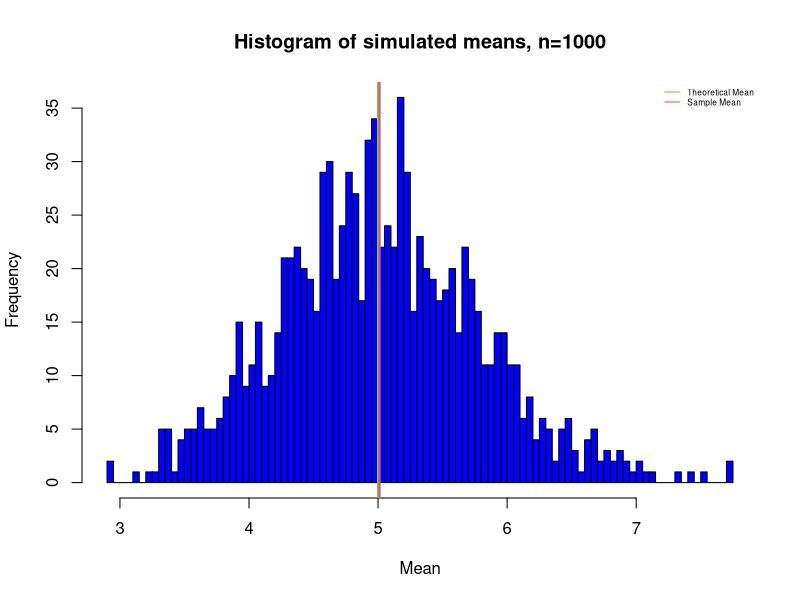
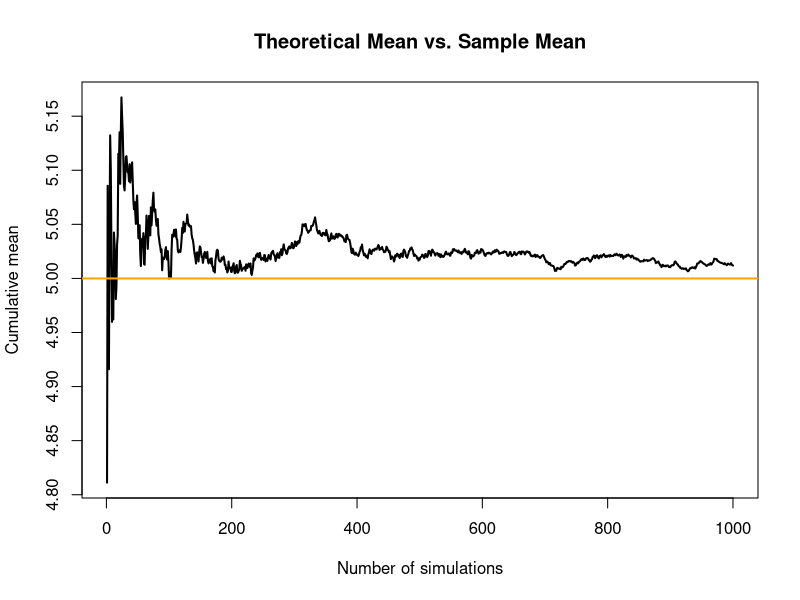
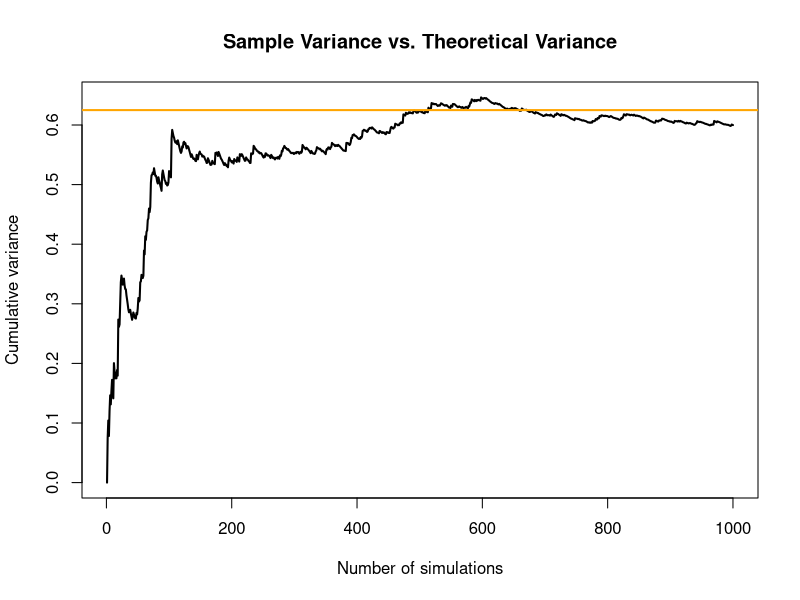
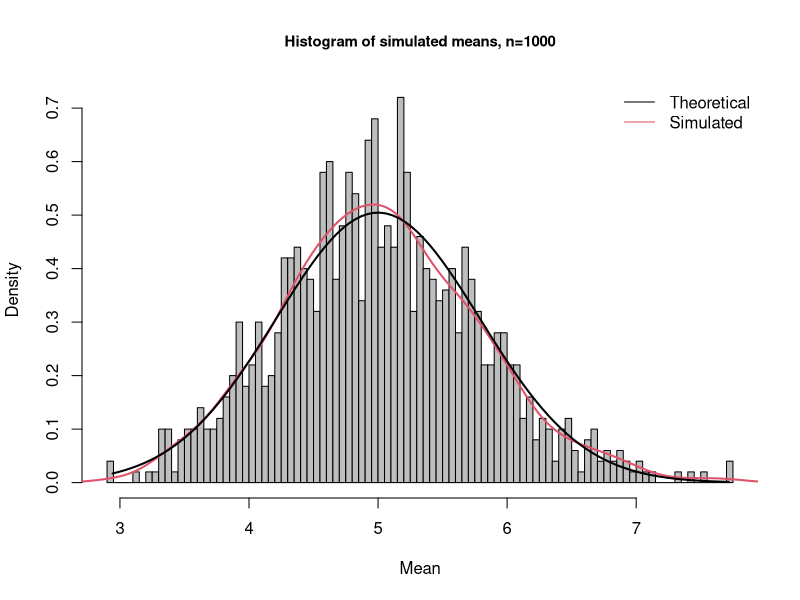
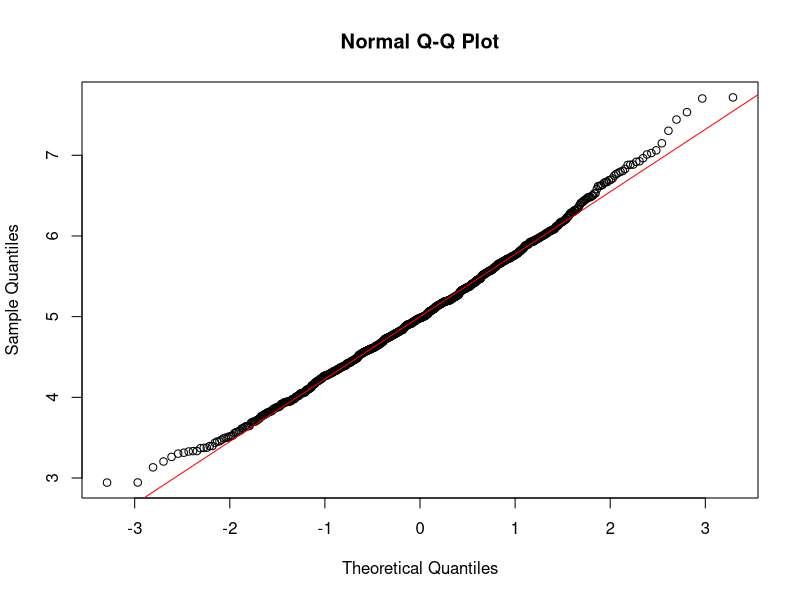
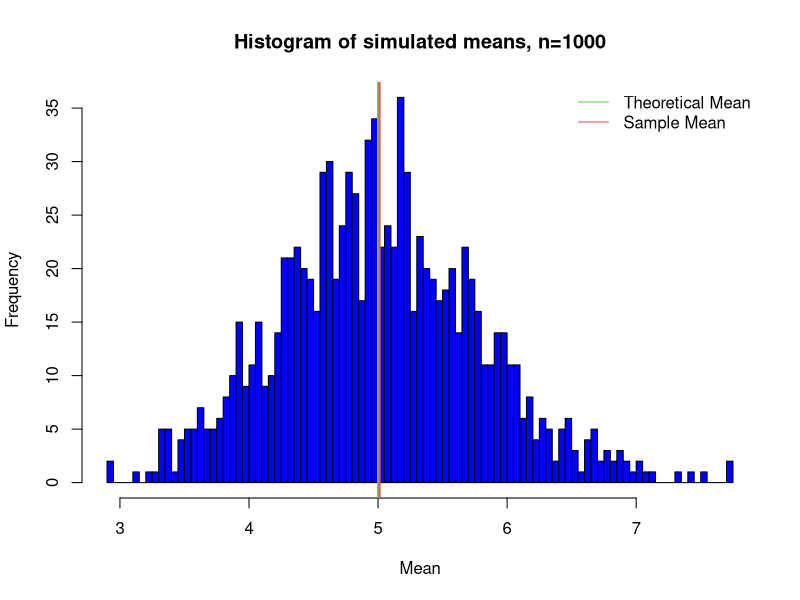
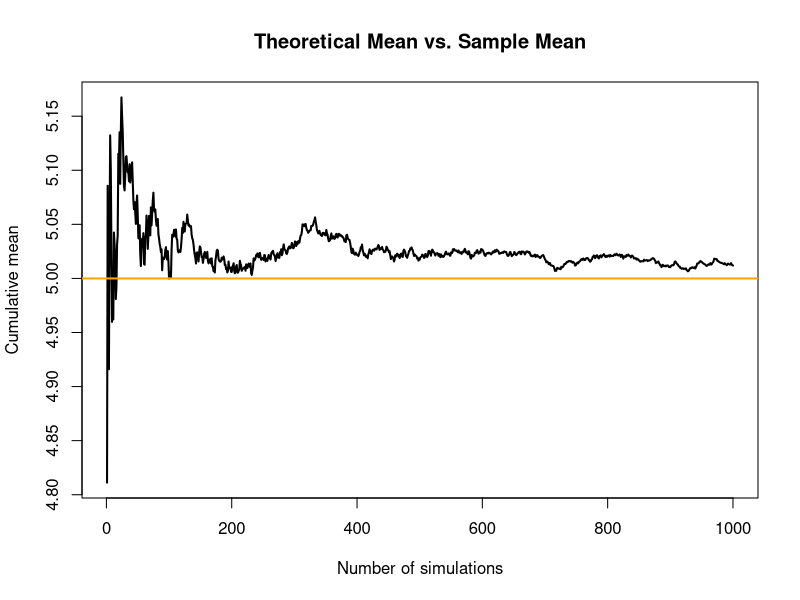
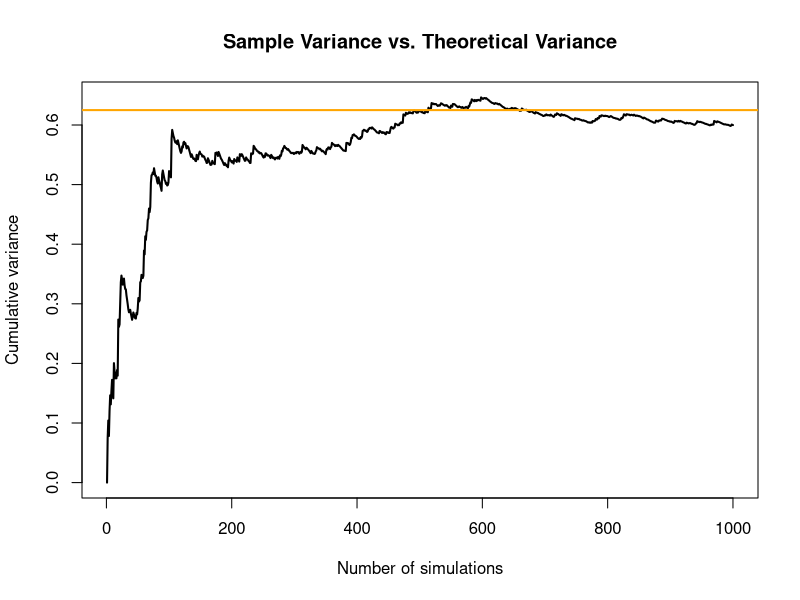

The R script that drew these images, in order:
## ---- chunk 1
nLambda <- 0.2
ntMean <- 1/nLambda
ntMean
## ---- chunk 2
n <- 40
nSims <- 1000
set.seed(123)
aMeans <- data.frame(Mean = sapply(1:nSims, function(x) {mean(rexp(n, nLambda))}))
nsMean <- mean(aMeans$Mean)
nsMean
## ---- chunk 3
hist(aMeans$Mean, col = "blue", xlab="Mean", main="Histogram of simulated means, n=1000", breaks = 100)
abline(v = ntMean, col= 3, lwd = 2)
abline(v = nsMean, col = 2, lwd = 2)
legend('topright', c("Theoretical Mean", "Sample Mean"), bty = "n", lty = c(1,1), col = c(col = 3, col = 2), cex=0.5)
## ---- chunk 4
ncsMeans <- cumsum(aMeans$Mean)/(1:nSims)
plot(ncsMeans, type="l", lwd=2,
     main = "Theoretical Mean vs. Sample Mean",
     xlab = "Number of simulations",
     ylab = "Cumulative mean")
abline(h=1/nLambda, col="orange", lwd=2)
## ---- chunk 5
ntVar <- ((1/nLambda)^2)/n
ntVar
## ---- chunk 6
nsVar <- var(aMeans$Mean)
nsVar
## ---- chunk 7
ncsMeans <- cumsum(aMeans$Mean)/(1:nSims)
ncsVars <- cumsum(aMeans$Mean^2)/(1:nSims)-ncsMeans^2
plot(ncsVars, type="l", lwd=2,
     main = "Sample Variance vs. Theoretical Variance",
     xlab = "Number of simulations",
     ylab = "Cumulative variance")
abline(h=(1/nLambda)^2/n, col="orange", lwd=2)
## ---- chunk 8
sCI <- nsMean + c(-1,1) * qnorm(0.975) * sqrt(nsVar / n)
sCI
## ---- chunk 9
hist(aMeans$Mean, col = "grey", xlab="Mean", ylab="Density", main="Histogram of simulated means, n=1000", breaks = 100, prob = TRUE, cex.main=0.9)
lines(density(aMeans$Mean), col = 2, lwd = 2)
x <- seq(min(aMeans$Mean), max(aMeans$Mean), length = 100)
y<- dnorm(x, mean = ntMean, sd = (1/nLambda/sqrt(n)))
lines(x, y, pch = 22, col = 1, lwd = 2)
legend('topright', c("Theoretical", "Simulated"), bty = "n", lty = c(1,1), col = c(col = 1, col = 2))
## ---- chunk 10
qqnorm(aMeans$Mean)
qqline(aMeans$Mean, col="red")
## ---- chunk 11
nLambda <- 0.2
n <- 40
nSims <- 1000

set.seed(123)
## ---- chunk 12
aMeans <- data.frame(Mean = sapply(1:nSims, function(x) {mean(rexp(n, nLambda))}))
## ---- chunk 13
#Theoretical mean
ntMean <- 1/nLambda

#Simulation mean
nsMean <- mean(aMeans$Mean)

#Histogram
hist(
    aMeans$Mean
    , col = "blue"
    , xlab="Mean"
    , main="Histogram of simulated means, n=1000"
    , breaks = 100
)
abline(v = ntMean, col= 3, lwd = 2)
abline(v = nsMean, col = 2, lwd = 2)

legend(
    'topright'
    , c("Theoretical Mean", "Sample Mean")
    , bty = "n"
    , lty = c(1,1)
    , col = c(col = 3, col = 2)
)
## ---- chunk 14
ncsMeans <- cumsum(aMeans$Mean)/(1:nSims)
plot(ncsMeans, type="l", lwd=2,
     main = "Theoretical Mean vs. Sample Mean",
     xlab = "Number of simulations",
     ylab = "Cumulative mean")
abline(h=1/nLambda, col="orange", lwd=2)
## ---- chunk 15
#Theoretical variance
ntVar <- ((1/nLambda)^2)/n

#Sample variance
nsVar <- var(aMeans$Mean)

#Plot
ncsMeans <- cumsum(aMeans$Mean)/(1:nSims)
ncsVars <- cumsum(aMeans$Mean^2)/(1:nSims)-ncsMeans^2
plot(ncsVars, type="l", lwd=2,
     main = "Sample Variance vs. Theoretical Variance",
     xlab = "Number of simulations",
     ylab = "Cumulative variance")
abline(h=(1/nLambda)^2/n, col="orange", lwd=2)
## ---- chunk 16
hist(
    aMeans$Mean
    , col = "grey"
    , xlab="Mean"
    , ylab="Density"
    , main="Histogram of simulated means, n=1000"
    , breaks = 100
    , prob = TRUE
    , cex.main=0.9
)

lines(density(aMeans$Mean), col = 2, lwd = 2)

x <- seq(min(aMeans$Mean), max(aMeans$Mean), length = 100)

y<- dnorm(x, mean = ntMean, sd = (1/nLambda/sqrt(n)))

lines(x, y, pch = 22, col = 1, lwd = 2)

legend(
    'topright'
    , c("Theoretical", "Simulated")
    , bty = "n"
    , lty = c(1,1)
    , col = c(col = 1, col = 2)
)
## ---- chunk 17
qqnorm(aMeans$Mean)
qqline(aMeans$Mean, col="red")
## ---- chunk 18
sCI <- nsMean + c(-1,1) * qnorm(0.975) * sqrt(nsVar / n)
